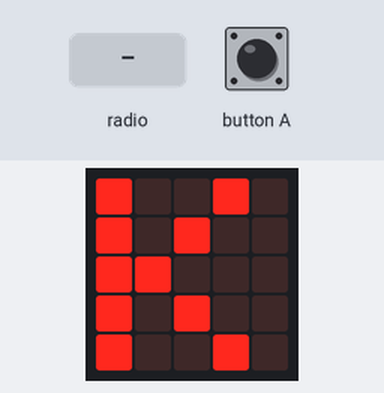
This program was run on a simulated BBC micro:bit running MicroPython. On the bench: the board's 5×5 LED display. The test bench sets the inputs (shaded band). No radio messages arrive unless stated (any console line starting 'radio sent:' is added by the test bench); what the program prints to the serial console is not drawn.

Above: at 1.2 s.
1.3 s: radio message "flash" arrives
At 1.35 s:
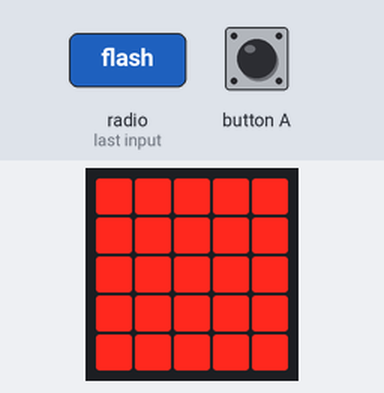
At 2.4 s:
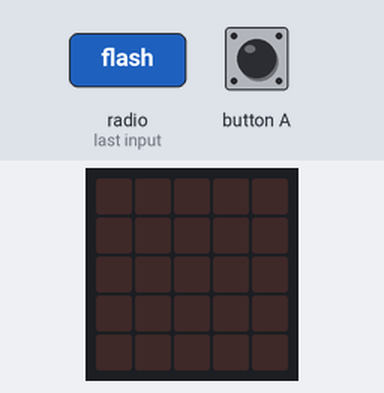
2.9 s: button A pressed for 0.15 s
Timing chart, 0 to 5.9 s (numbered marks = the images above; inputs shaded):
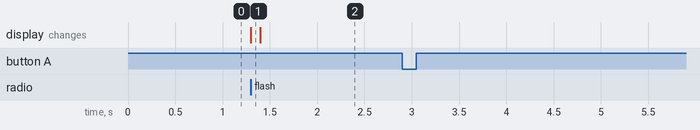

Measured:
- after the input at 1.3 s, the display: changes at once (image 1)
- after the input at 2.9 s, every drawn part: stays the same

The program:

morse.py
```python
import radio
from microbit import *

display.show("K")


flash = Image("99999:"
              "99999:"
              "99999:"
              "99999:"
              "99999")


radio.on()

while True:
    if button_a.was_pressed():
        radio.send('flash')  # a-ha
    incoming = radio.receive()
    if incoming == 'flash':

        display.show(flash, delay=100)
        sleep(100)
        display.clear()
```
